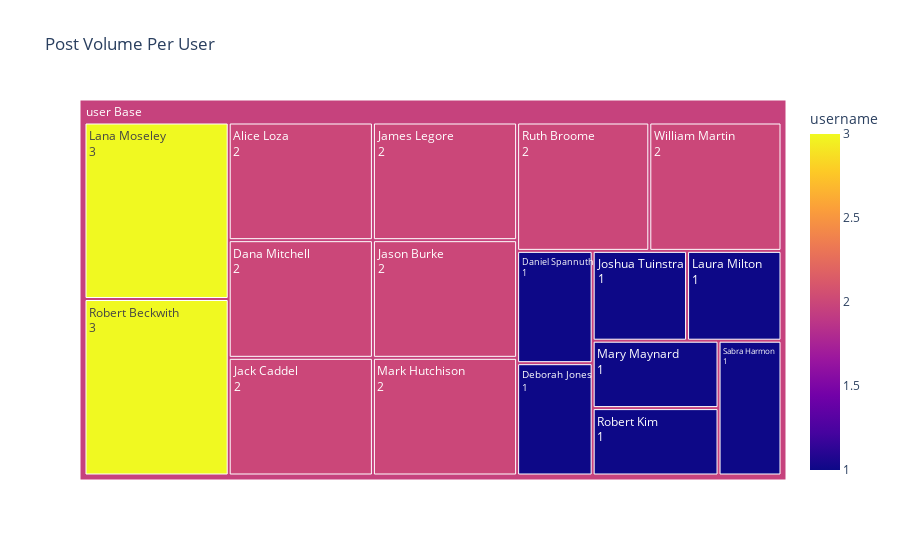

Notebook code cell kept with this figure:
### Code cell
# Getting a treemap of Most Active Users According to Post Volume
posts_per_user = posts_df['username'].value_counts()
fig = px.treemap(posts_per_user, title='Post Volume Per User', path=[px.Constant("user Base"), posts_per_user.index], values='username', color='username')
fig.data[0].textinfo = 'label+text+value'
fig.show()

### Figure 1 — Plotly figure (JSON) as saved in the notebook; plotly's stock layout.template omitted (floating-point values rounded to 4 significant figures)
{"data": [{"branchvalues": "total", "customdata": [[2.0], [2.0], [1.0], [1.0], [2.0], [2.0], [2.0], [1.0], [3.0], [1.0], [2.0], [1.0], [3.0], [1.0], [2.0], [1.0], [2.0], [1.966]], "domain": {"x": [0.0, 1.0], "y": [0.0, 1.0]}, "hovertemplate": "labels=%{label}<br>username_sum=%{value}<br>parent=%{parent}<br>id=%{id}<br>username=%{color}<extra></extra>", "ids": ["user Base/Alice Loza", "user Base/Dana Mitchell", "user Base/Daniel Spannuth", "user Base/Deborah Jones", "user Base/Jack Caddel", "user Base/James Legore", "user Base/Jason Burke", "user Base/Joshua Tuinstra", "user Base/Lana Moseley", "user Base/Laura Milton", "user Base/Mark Hutchison", "user Base/Mary Maynard", "user Base/Robert Beckwith", "user Base/Robert Kim", "user Base/Ruth Broome", "user Base/Sabra Harmon", "user Base/William Martin", "user Base"], "labels": ["Alice Loza", "Dana Mitchell", "Daniel Spannuth", "Deborah Jones", "Jack Caddel", "James Legore", "Jason Burke", "Joshua Tuinstra", "Lana Moseley", "Laura Milton", "Mark Hutchison", "Mary Maynard", "Robert Beckwith", "Robert Kim", "Ruth Broome", "Sabra Harmon", "William Martin", "user Base"], "marker": {"coloraxis": "coloraxis", "colors": [2.0, 2.0, 1.0, 1.0, 2.0, 2.0, 2.0, 1.0, 3.0, 1.0, 2.0, 1.0, 3.0, 1.0, 2.0, 1.0, 2.0, 1.966]}, "name": "", "parents": ["user Base", "user Base", "user Base", "user Base", "user Base", "user Base", "user Base", "user Base", "user Base", "user Base", "user Base", "user Base", "user Base", "user Base", "user Base", "user Base", "user Base", ""], "values": [2, 2, 1, 1, 2, 2, 2, 1, 3, 1, 2, 1, 3, 1, 2, 1, 2, 29], "type": "treemap", "textinfo": "label+text+value"}], "layout": {"coloraxis": {"colorbar": {"title": {"text": "username"}}, "colorscale": [[0.0, "#0d0887"], [0.1111, "#46039f"], [0.2222, "#7201a8"], [0.3333, "#9c179e"], [0.4444, "#bd3786"], [0.5556, "#d8576b"], [0.6667, "#ed7953"], [0.7778, "#fb9f3a"], [0.8889, "#fdca26"], [1.0, "#f0f921"]]}, "legend": {"tracegroupgap": 0}, "title": {"text": "Post Volume Per User"}}}
